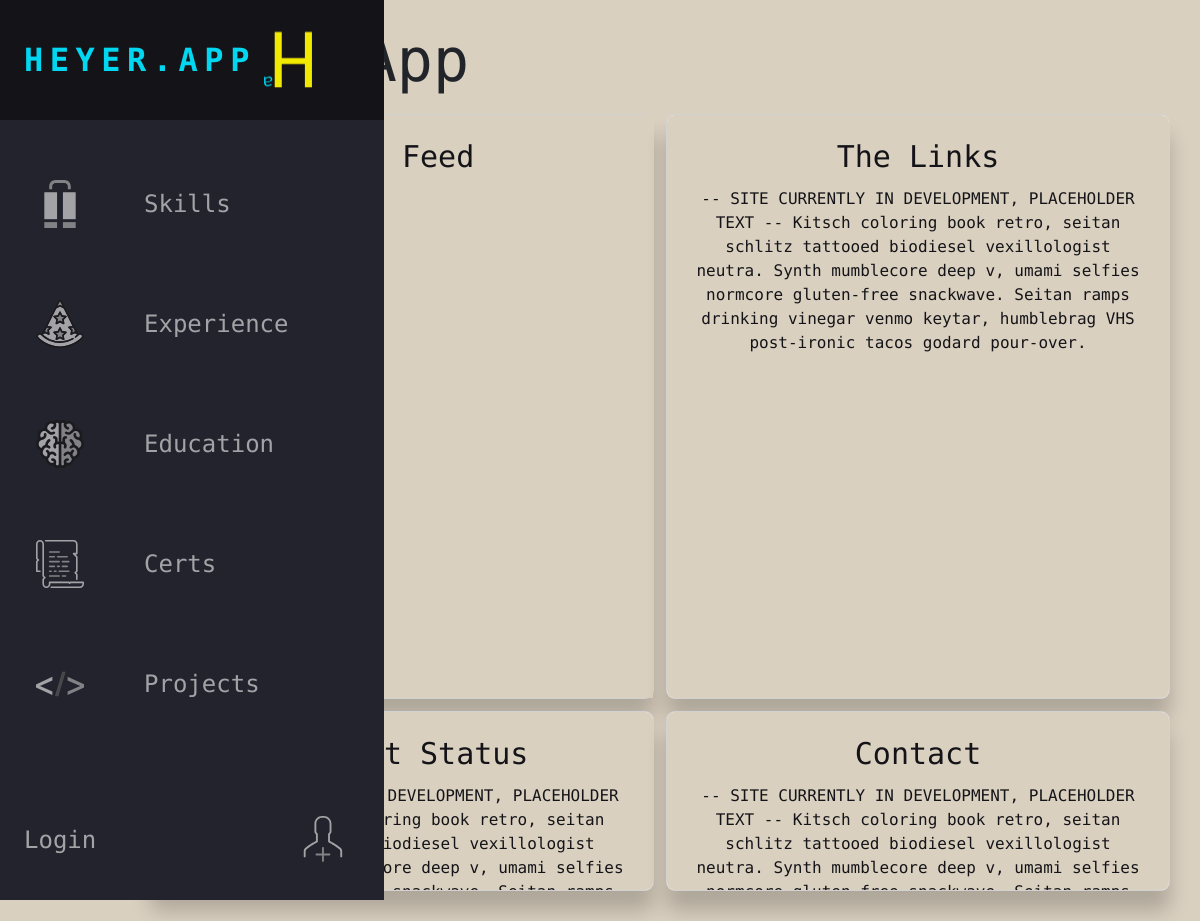
/, run on an earlier commit of the app's database.
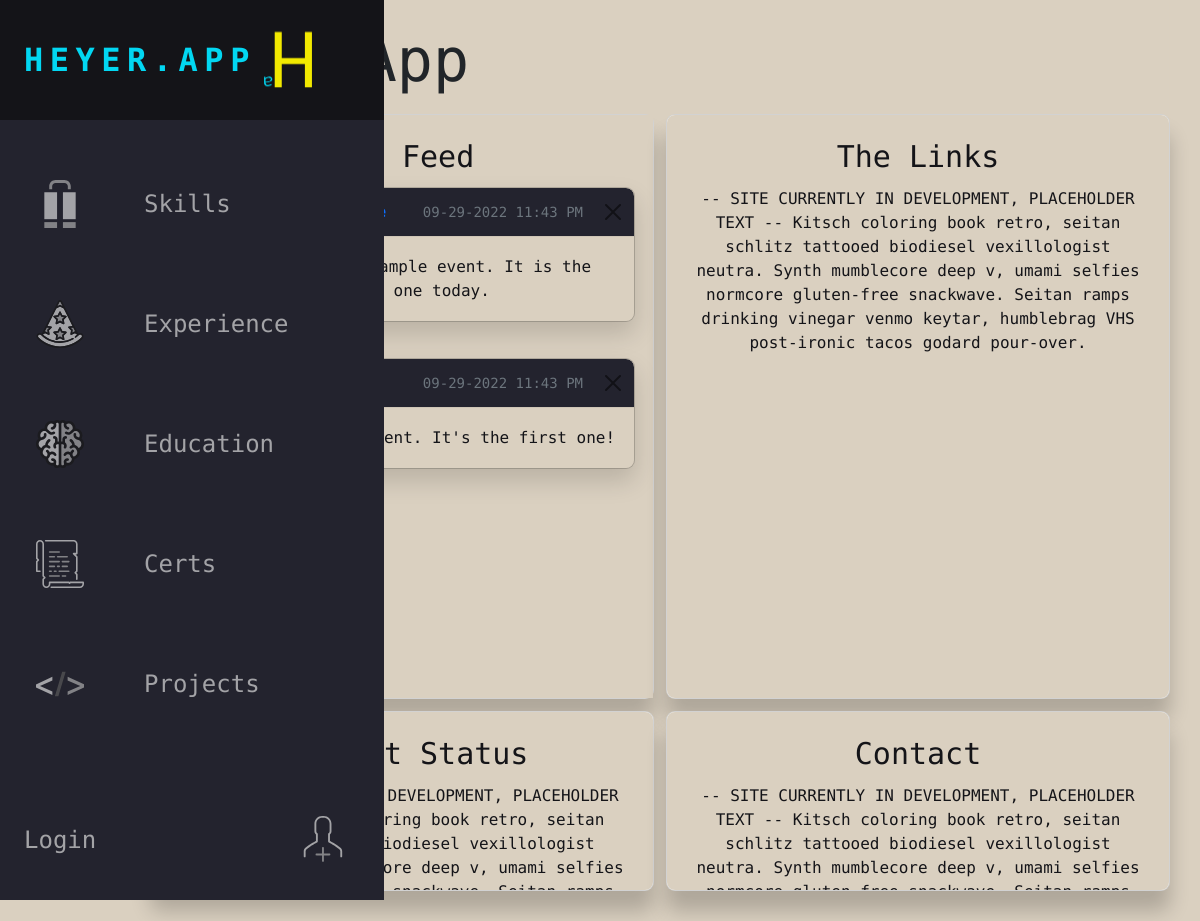
And on a later commit of the database.
### Portfolio/models.py (models this page shows, shortened)
class FeedEvent(models.Model):
    source = models.CharField(verbose_name="Source", max_length =256, name = "source")
    description = models.CharField(verbose_name="Description", max_length = 2048, name = "description", default=None)
    link = models.URLField(verbose_name="Link", max_length=256, default= None)
    eventdate = models.DateTimeField(verbose_name="Date and Time of Event", name = "eventdate", default=now)
    class Meta:
        ordering = ["-eventdate"]
        verbose_name = "Feed Event"
        verbose_name_plural = "Feed Events"

### Portfolio/views.py (the view)
# urls.py: 2. Add a URL to urlpatterns:  path('', Home.as_view(), name='home')
class Home(TemplateView):
    template_name = "Portfolio/index.html"
    model = models.FeedEvent
    def get_context_data(self, **kwargs):
        context = super().get_context_data(**kwargs)
        startdate = timezone.now()
        enddate = startdate - timedelta(days=120)
        context['events'] = models.FeedEvent.objects.filter(eventdate__gte=enddate)
        return context

### Portfolio/templates/Portfolio/index.html (shortened to what this page needs)
{% extends "base.html" %}
{% block head %}
<link href="https://cdn.jsdelivr.net/npm/bootstrap@5.2.1/dist/css/bootstrap.min.css" rel="stylesheet">
{% load static %}
{% endblock %}
{% block content %}
<main>
  <h1>Heyer.App</h1>
  <div class="divParent">
    <div class="divContainer-grid">
    <div class="biz-card-noanim simple-border-shadow card text-center biz-card-top">
      <div class="biz-card-body card-body scrolltainer">
        <h5 class="card-title">The Feed</h5>
        <div class="toast-container position-static toastainer">
          {% for event in events %}
          <div class="biz-card-noanim toast fade show toastainer" role="alert" aria-live="assertive" aria-atomic="true">
            <div class="toast-header toast-head">
              <strong class="me-auto">
                {% if event.link %}
                <a href="{{event.link}}" style="text-decoration:none">{{event.source}}</a>
                {% else %}
                {{event.source}}
                {% endif %}
              </strong>
              <small class="text-muted">{{event.eventdate|date:"m-d-Y h:i A"}}</small>
              <button type="button" class="btn-close" data-bs-dismiss="toast" aria-label="Close"></button>
            </div>
            <div class="toast-body ">
              <p class="card-text">{{event.description}}</p>
            </div>
          </div>
          {% endfor %}
        </div>
      </div>
    </div>
    <div class="biz-card-noanim simple-border-shadow card text-center biz-card-top scrolltainer">
      <div class="biz-card-body card-body">
        <h5 class="card-title">The Links</h5>
        <p class="card-text">
          -- SITE CURRENTLY IN DEVELOPMENT, PLACEHOLDER TEXT -- Kitsch coloring book retro, seitan schlitz
          tattooed biodiesel vexillologist neutra. Synth mumblecore deep v, umami
          selfies normcore gluten-free snackwave. Seitan ramps drinking vinegar
          venmo keytar, humblebrag VHS post-ironic tacos godard pour-over.
        </p>
      </div>
    </div>
    <div class="biz-card-noanim simple-border-shadow card text-center biz-card-bottom scrolltainer">
      <div class="biz-card-body card-body">
        <h5 class="card-title">Current Status</h5>
        <p class="card-text">
        </p>
      </div>
    </div>
    <div class="biz-card-noanim simple-border-shadow card text-center biz-card-bottom scrolltainer">
      <div class="biz-card-body card-body">
        <h5 class="card-title">Contact</h5>
        <p class="card-text">
          -- SITE CURRENTLY IN DEVELOPMENT, PLACEHOLDER TEXT -- Kitsch coloring book retro, seitan schlitz
          tattooed biodiesel vexillologist neutra. Synth mumblecore deep v, umami
          selfies normcore gluten-free snackwave. Seitan ramps drinking vinegar
          venmo keytar, humblebrag VHS post-ironic tacos godard pour-over.
        </p>
      </div>
    </div>
  </div>
</div>
</main>
{% endblock %}

### Portfolio/templates/base.html (shortened to what this page needs)
<!DOCTYPE html>
<html>
    <head>
        {% load static %}
        <link rel="stylesheet" href="{% static 'Portfolio/css/style.css' %}">
        {% block head %}
        {% endblock %}
    </head>
    <body>
        <nav class="nnavbar">
            <ul class="nnavbar-nav">
              <li class="logo">
                <a href="{% url 'home' %}" class="nnav-link">
                  <span class="link-text logo-text">Heyer.App</span>
                </a>
              </li>
              <li class="nnav-item">
                <a href="{% url 'skills' %}" class="nnav-link">
                  <span class="link-text">Skills</span>
                </a>
              </li>
              <li class="nnav-item">
                <a href="{% url 'experience' %}" class="nnav-link">
               <span class="link-text">Experience</span>
                </a>
              </li>
              <li class="nnav-item">
                <a href="{% url 'education' %}" class="nnav-link">
                  <span class="link-text">Education</span>
                </a>
              </li>
              <li class="nnav-item">
                <a href="{% url 'certifications' %}" class="nnav-link">
               <span class="link-text">Certs</span>
                </a>
              </li>
              <li class="nnav-item">
                <a href="{% url 'projects' %}" class="nnav-link">
               <span class="link-text">Projects</span>
                </a>
              </li>
              <li class="nnav-item">
                <a
                {% if user.is_authenticated %}
                  href="{% url 'logout' %}"
                {% else %}
                  href="{% url 'login' %}"
                {% endif %}
                class="nnav-link">
                  {% if user.is_authenticated %}
                  <span class="link-text centered-center">{{user.username|title}}</span>
                  <svg version="1.1" id="Layer_1" xmlns="http://www.w3.org/2000/svg" xmlns:xlink="http://www.w3.org/1999/xlink" x="0px" y="0px"
                  viewBox="0 0 512 512" style="enable-background:new 0 0 512 512;" xml:space="preserve">
                  <g class="fa-group">
                    <path class="fa-secondary" fill="currentColor" d="M432.595,338.7c-46.4-38.1-96.4-64.6-112.6-72.7v-68.5c10.2-8.7,16.1-21.4,16.1-35V82.2
                      c0-45.3-36.9-82.2-82.2-82.2h-17.3c-45.3,0-82.2,36.9-82.2,82.2v80.2c0,13.6,5.9,26.3,16.1,35v68.5
                      c-16.1,8.1-66.1,34.6-112.6,72.7c-11.3,9.3-17.8,23-17.8,37.7v55c0,5.5,4.4,9.9,9.9,9.9s9.9-4.4,9.9-9.9v-55
                      c0-8.7,3.8-16.9,10.5-22.4c49-40.2,102.1-67,112.2-72c4.7-2.3,7.5-6.9,7.5-12.1v-77.4c0-3.3-1.7-6.4-4.4-8.2
                      c-7.3-4.9-11.7-13.1-11.7-21.9V82.2c0-34.4,28-62.4,62.4-62.4h17.3c34.4,0,62.4,28,62.4,62.4v80.2c0,8.8-4.4,17-11.7,21.9
                      c-2.8,1.8-4.4,4.9-4.4,8.2v77.4c0,5.2,2.9,9.8,7.6,12.1c10.2,5,63.3,31.8,112.2,72c6.7,5.5,10.5,13.7,10.5,22.4v55
                      c0,5.5,4.4,9.9,9.9,9.9s9.9-4.4,9.9-9.9v-55C450.395,361.7,443.895,348,432.595,338.7z"/>
                    <path class="fa-primary" fill="currentColor" d="M301.295,375.4c-3.9-3.9-10.1-3.9-14,0l-41.9,42l-41.9-41.9c-3.9-3.9-10.1-3.9-14,0s-3.9,10.1,0,14
                      l41.9,41.9l-41.9,41.9c-3.9,3.9-3.9,10.1,0,14c1.9,1.9,4.5,2.9,7,2.9s5.1-1,7-2.9l41.9-41.9l41.9,41.9c1.9,1.9,4.5,2.9,7,2.9
                      s5.1-1,7-2.9c3.9-3.9,3.9-10.1,0-14l-41.9-41.9l41.9-41.9C305.195,385.6,305.195,379.3,301.295,375.4z"/>
                  </g>
                  </svg>
                  {% else %}
                  <span class="link-text centered-center">Login</span>
                  {% endif %}
                </a>
              </li>
            </ul>
          </nav>
        {% block content %}
        {% endblock %}
    </body>
</html>

### Portfolio/static/Portfolio/css/style.css (style rules this page uses)
* { font-family: 'Source Code Pro' !important; }
.card { position: inherit !important; }
.centered-center { margin:auto; width:auto; text-align: center; }
.divParent { width: 100%; }
.divContainer-grid { display: grid; grid-template-columns: repeat(2, auto); grid-template-rows: auto 1fr; width:auto; margin:auto; justify-content: center; }
.simple-border-shadow { border: 2px solid var(--bg-secondary); box-shadow: 0 20px 20px rgba(0, 0, 0, 0.2); }
.biz-card-body { background-color: var(--body-primary); }
.biz-card-noanim { max-width:36rem; margin: 0.25rem; font-size: 16px !important; color: var(--bg-secondary); }
.biz-card-top { height:65vh !important; }
.biz-card-bottom { height:20vh !important; }
.scrolltainer { overflow-y:auto !important; scroll-padding: 15px; }
.toastainer { width:100% !important; background-color:var(--body-primary) !important; }
.toast-head { background-color: var(--bg-primary) !important; }
:root { font-size: 24px; font-family: 'Source Code Pro' !important; --text-primary: #f2e900 ; --text-secondary: #02d7f2; --bg-primary: #23232e; --bg-secondary: #141418; --body-primary: #dad0c0; --transition-speed: 600ms; }
body { color: #23232e; background-color: var(--body-primary) !important; margin: 0; padding: 0; }
main { margin-left: 5rem; padding: 1rem; }
.nnavbar { z-index: 99 !important; position: fixed; background-color: var(--bg-primary); transition: width 600ms ease; overflow: auto; }
.nnavbar-nav { color:var(--bg-primary); list-style: none; padding: 0; margin: 0; display: flex; flex-direction: column; align-items: center; height: 100%; }
.nnav-item { width: 100%; }
.nnav-item:last-child { margin-top: auto; }
.nnav-link { display: flex; align-items: center; height: 5rem; color: var(--text-primary); text-decoration: none; filter: grayscale(100%) opacity(0.7); transition: var(--transition-speed); }
.link-text { display: none; margin-left: 1rem; }
.nnav-link svg { width: 2rem; min-width: 2rem; margin: 0 1.5rem; }
.logo { font-weight: bold; text-transform: uppercase; margin-bottom: 1rem; text-align: center; color: var(--text-secondary); background: var(--bg-secondary); font-size: 1.5rem; letter-spacing: 0.3ch; width: 100%; }
.logo svg { transform: rotate(0deg); transition: var(--transition-speed); }
.logo-text { display: inline; position: absolute; left: -999px; transition: var(--transition-speed); font-size: 32px; }
@media only screen and (min-width: 600px) { .nnavbar { top: 0; width: 5rem; height: 100vh; } }

What changed in the data, as far as the page shows it:
added FeedEvent: eventdate "09-29-2022 11:43 PM", description "This is alse a sample event. It is the second one today."
added FeedEvent: eventdate "09-29-2022 11:43 PM", description "This is a sample event. It's the first one!"
